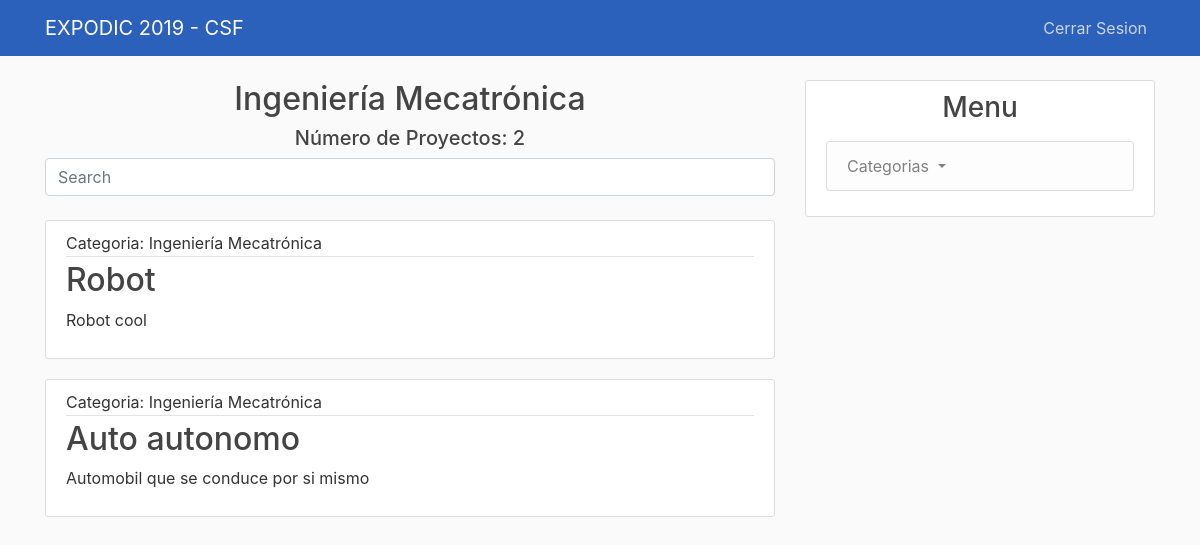
The app's page /categoria/IMT/ (signed in) with its own data.
### feria_ing/models.py (models this page shows, shortened)
class Categoria(models.Model):
    abreviacion = models.CharField(max_length=7, primary_key=True)
    nombre = models.CharField(max_length=100)
    num_proyectos = models.IntegerField()
    def __str__(self):
        return self.nombre

class Project(models.Model):
    id = models.IntegerField(primary_key=True)
    nombre = models.CharField(max_length=140)
    descripcion = models.TextField()
    categorias = models.ForeignKey(
        Categoria,
        on_delete = models.SET_NULL,
        null = True
    )
    requierements = models.CharField(max_length=140, verbose_name= ('Requerimientos'))
    evaluaciones = models.IntegerField()

### feria_ing/views.py (the view)
# urls.py: path('categoria/<str:categoria>/', views.cat_projs, name="categoria"),
@login_required
def cat_projs(request, categoria):
    proj_list_by_cat = Project.objects.filter(categorias = categoria)
    count = proj_list_by_cat.count()
    name = Categoria.objects.get(abreviacion = categoria)
    list_al = Alumno.objects.all()
    prof_list = Profesor.objects.all()
    ld_user = request.user
    mat = ld_user.username.split('@')[0]
    print(mat)
    current_user = None
    for al in list_al:
            if al.matricula == mat:
                current_user = al
    if current_user:
        type = True #Es alumno
    else:
        type= False
    for prof in prof_list:
        if prof.matricula == mat:
                current_user = prof
    context = {
        'projects': proj_list_by_cat,
        'user_current': current_user,
        'type': type,
        'name': name,
        'count': count
    }
    return render(request, 'feria_ing/project_by_cat.html', context)

### feria_ing/templates/feria_ing/project_by_cat.html
{% extends "feria_ing/base.html" %}
{% block content %}
<h2 style="text-align: center;"> {{name}} </h2>
<h5 style="text-align: center;"> Número de Proyectos: {{count}} </h5>
  <form method="GET" action = "{% url 'feria_ing-search' %}">
      <input name = "q" class="form-control" type="text" placeholder="Search" aria-label="Search">
  </form>
  <br>
    {% for project in projects %}
        <article class="media content-section">
          <div class="media-body">
            <div class="article-metadata">
                Categoria: {{ project.categorias }}
            </div>
            <h2><a class="article-title" href="{% url 'project-detail' project.id %}">{{ project.nombre }}</a></h2>
            <p class="article-content">{{ project.descripcion }}</p>
          </div>
        </article>
    {% endfor %}
{% endblock content %}

### feria_ing/static/feria_ing/style.css (style rules this page uses)
body { background: #fafafa; color: #333333; margin-top: 5rem; }
h1, h2, h3, h4, h5, h6 { color: #444444; }
.content-section { background: #ffffff; padding: 10px 20px; border: 1px solid #dddddd; border-radius: 3px; margin-bottom: 20px; }
.article-title { color: #444444; }
.article-content { white-space: pre-line; }
.article-metadata { padding-bottom: 1px; margin-bottom: 4px; border-bottom: 1px solid #e3e3e3 }

### records on screen
Categoria: nombre "Ingeniería Mecatrónica"
Project: categorias "Ingeniería Mecatrónica", nombre "Robot", descripcion "Robot cool"
Project: categorias "Ingeniería Mecatrónica", nombre "Auto autonomo", descripcion "Automobil que se conduce por si mismo"

### other values on screen
{{ count }} "2"
